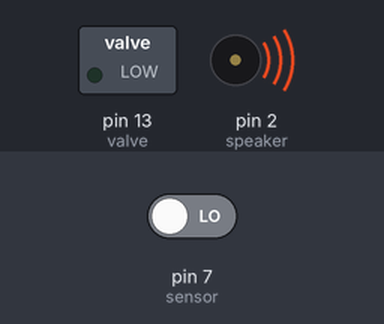
The sketch below on a simulated Arduino Uno, built with avr-gcc and run on an emulated ATmega328P. On the bench: switched loads named in the sketch (green lamp = pin HIGH), buzzer (waves = sounding, pin HIGH). The test bench sets the inputs (shaded band); at power-on: pin 7 (sensor) LOW. The modem accepts every AT command (registered, SIM ready, sends succeed) and sends nothing else.

Above: at 4.0 s.
4.1 s: pin 7 (sensor) driven HIGH
At 5.1 s:
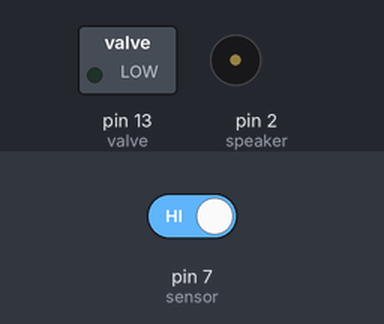
5.6 s: pin 7 (sensor) driven LOW
At 6.6 s:
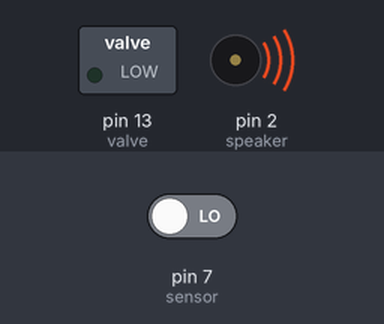
Timing chart, 0 to 8.6 s (numbered marks = the images above; inputs shaded):
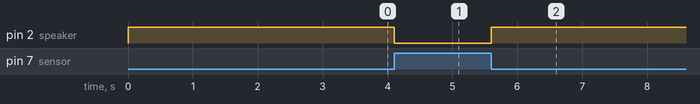

Measured:
- after the input at 4.1 s, pin 2 (speaker): HIGH → LOW at once
- after the input at 5.6 s, pin 2 (speaker): LOW → HIGH at once

The sketch:

gasleakge.cpp.ino
```cpp
#include <SoftwareSerial.h>
SoftwareSerial mySerial(9, 10);

int sensor=7;
int speaker=2;
int gasvalue,Gas, Gas_shut_val;
int GasLeakStatus;
int sms=0;
int valve=13;
int x=0;

void setup()
{

pinMode(sensor,INPUT);
pinMode(speaker,OUTPUT);
pinMode(valve,OUTPUT);
mySerial.begin(9600);
Serial.begin(9600);

}

void loop()
{
CheckGas();
CheckShutDown();
if(x=0)
{
  digitalWrite(valve, HIGH);//switching on the valve
}
}

void CheckGas()
{

Gas=Scan();
if(Gas==LOW)
{
 SetAlert(); // Function to send SMS Alerts
 digitalWrite(valve,LOW);//shutting down valve
 x=1;
}}

int Scan()
{
gasvalue=digitalRead(sensor); // reads the sensor output (Vout of LM35)

return gasvalue; // returns temperature value in degree celsius
}

void SetAlert()
{
digitalWrite(speaker,HIGH);
while(sms<1) //Number of SMS Alerts to be sent
{
SendTextMessage(); // Function to send AT Commands to GSM module
}
GasLeakStatus=1;
}

void CheckShutDown()
{
if(GasLeakStatus==1)
{

Gas_shut_val=Scan();
if(Gas_shut_val==HIGH)
{


digitalWrite(speaker,LOW);
sms=0;
GasLeakStatus=0;
}}}

void SendTextMessage()
{
  mySerial.println("AT+CMGF=1");    //To send SMS in Text Mode
  delay(1000);
  mySerial.println("AT+CMGS=\"+918607809200\"\r"); // change to the phone number you using
  delay(1000);
  mySerial.println("Alert \n Gas Leakage Detected !");//the content of the message
  delay(200);
  mySerial.println((char)26);//the stopping character
  delay(1000);
  sms++;
}
```
